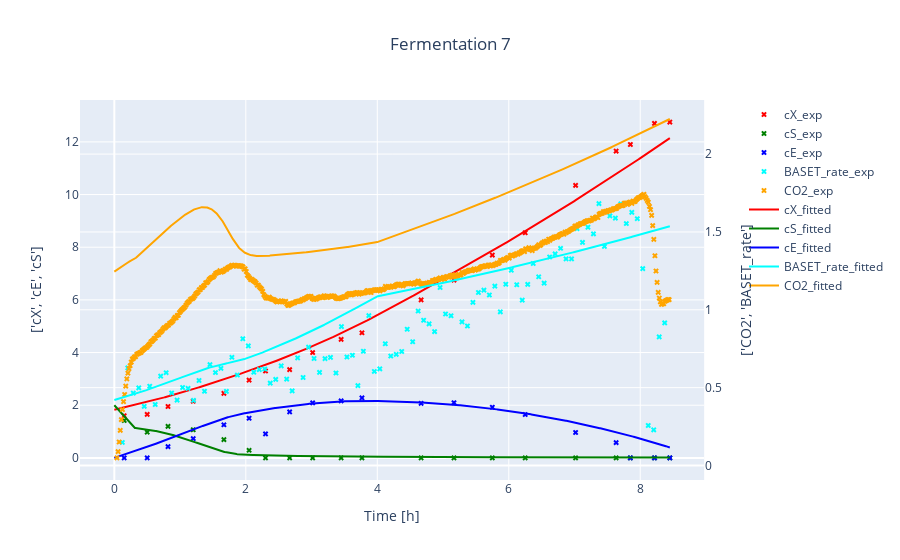

The cell this chart's notebook holds for it:
### Code cell
#simulate one single experiment in combination with its simulation (with estimated params)
# Data should be given either as an Experiment, a pd.DataFrame or as a list or dict with pd.DataFrame objects
a = Experiment(path, "F7")
o = yeast.simulate(a)          #max_step =10, method = "BDF", rtol = 10
visualize(a, o, suffix_1 = "_exp", suffix_2 = "_fitted", title = "Fermentation 7").show()

### Figure 1 — Plotly figure (JSON) as saved in the notebook; plotly's stock layout.template omitted (floating-point values rounded to 4 significant figures; data arrays with more than 128 entries replaced by an {"elided": "..."} marker saying what was removed)
{"data": [{"marker": {"color": "red", "size": 5, "symbol": "x"}, "mode": "markers", "name": "cX_exp", "type": "scatter", "x": [0, 0.15, 0.5, 0.8167, 1.2, 1.667, 2.05, 2.3, 2.667, 3.017, 3.45, 3.767, 4.667, 5.167, 5.75, 6.25, 7.017, 7.633, 7.85, 8.217, 8.45], "xaxis": "x", "y": [null, 1.6, 1.65, 1.95, 2.15, 2.45, 2.95, 3.3, 3.35, 4, 4.5, 4.75, 6, 6.75, 7.7, 8.55, 10.35, 11.65, 11.9, 12.7, 12.75], "yaxis": "y"}, {"marker": {"color": "green", "size": 5, "symbol": "x"}, "mode": "markers", "name": "cS_exp", "type": "scatter", "x": [0, 0.15, 0.5, 0.8167, 1.2, 1.667, 2.05, 2.3, 2.667, 3.017, 3.45, 3.767, 4.667, 5.167, 5.75, 6.25, 7.017, 7.633, 7.85, 8.217, 8.45], "xaxis": "x", "y": [null, 1.419, 0.9746, 1.198, 1.068, 0.6934, 0.2877, 0, 0, 0, 0, 0, 0, 0, 0, 0, 0, 0, 0, 0, 0], "yaxis": "y"}, {"marker": {"color": "blue", "size": 5, "symbol": "x"}, "mode": "markers", "name": "cE_exp", "type": "scatter", "x": [0, 0.15, 0.5, 0.8167, 1.2, 1.667, 2.05, 2.3, 2.667, 3.017, 3.45, 3.767, 4.667, 5.167, 5.75, 6.25, 7.017, 7.633, 7.85, 8.217, 8.45], "xaxis": "x", "y": [null, 0, 0, 0.428, 0.7334, 1.257, 1.504, 0.9111, 1.747, 2.091, 2.164, 2.277, 2.069, 2.095, 1.923, 1.645, 0.9623, 0.5794, 0, 0, 0], "yaxis": "y"}, {"marker": {"color": "cyan", "size": 5, "symbol": "x"}, "mode": "markers", "name": "BASET_rate_exp", "type": "scatter", "x": [0.03833, 0.1217, 0.205, 0.2883, 0.3717, 0.455, 0.5383, 0.6217, 0.705, 0.7883, 0.8717, 0.955, 1.038, 1.122, 1.205, 1.288, 1.372, 1.455, 1.538, 1.622, 1.705, 1.788, 1.872, 1.955, 2.038, 2.122, 2.205, 2.288, 2.372, 2.455, 2.538, 2.622, 2.705, 2.788, 2.872, 2.955, 3.038, 3.122, 3.205, 3.288, 3.372, 3.455, 3.538, 3.622, 3.705, 3.788, 3.872, 3.955, 4.038, 4.122, 4.205, 4.288, 4.372, 4.455, 4.538, 4.622, 4.705, 4.788, 4.872, 4.955, 5.038, 5.122, 5.205, 5.288, 5.372, 5.455, 5.538, 5.622, 5.705, 5.788, 5.872, 5.955, 6.038, 6.122, 6.205, 6.288, 6.372, 6.455, 6.538, 6.622, 6.705, 6.788, 6.872, 6.955, 7.038, 7.122, 7.205, 7.288, 7.372, 7.455, 7.538, 7.622, 7.705, 7.788, 7.872, 7.955, 8.038, 8.122, 8.205, 8.288, 8.372], "xaxis": "x", "y": [null, 0.148, 0.627, 0.465, 0.499, 0.38, 0.509, 0.392, 0.574, 0.596, 0.466, 0.42, 0.501, 0.495, 0.418, 0.546, 0.477, 0.648, 0.597, 0.624, 0.476, 0.695, 0.581, 0.814, 0.768, 0.599, 0.616, 0.62, 0.529, 0.553, 0.64, 0.555, 0.479, 0.691, 0.565, 0.76, 0.687, 0.598, 0.686, 0.694, 0.594, 0.892, 0.697, 0.708, 0.513, 0.734, 0.963, 0.604, 0.621, 0.782, 0.703, 0.714, 0.732, 0.875, 0.795, 0.992, 0.933, 0.91, 0.86, 1.143, 0.973, 0.962, 1.205, 0.922, 0.896, 1.048, 1.111, 1.126, 1.095, 1.152, 0.987, 1.164, 1.254, 1.161, 1.062, 1.163, 1.297, 1.212, 1.171, 1.339, 1.359, 1.395, 1.327, 1.327, 1.521, 1.433, 1.53, 1.488, 1.682, 1.407, 1.603, 1.589, 1.68, 1.554, 1.626, 1.585, 1.264, 0.257, 0.229, 0.826, 0.916], "yaxis": "y2"}, {"marker": {"color": "orange", "size": 5, "symbol": "x"}, "mode": "markers", "name": "CO2_exp", "type": "scatter", "x": {"elided": "505 float values"}, "xaxis": "x", "y": {"elided": "505 float values"}, "yaxis": "y2"}, {"marker": {"color": "red", "size": 5, "symbol": "x"}, "mode": "lines", "name": "cX_fitted", "type": "scatter", "x": {"elided": "1000 float values"}, "xaxis": "x", "y": {"elided": "1000 float values"}, "yaxis": "y"}, {"marker": {"color": "green", "size": 5, "symbol": "x"}, "mode": "lines", "name": "cS_fitted", "type": "scatter", "x": {"elided": "1000 float values"}, "xaxis": "x", "y": {"elided": "1000 float values"}, "yaxis": "y"}, {"marker": {"color": "blue", "size": 5, "symbol": "x"}, "mode": "lines", "name": "cE_fitted", "type": "scatter", "x": {"elided": "1000 float values"}, "xaxis": "x", "y": {"elided": "1000 float values"}, "yaxis": "y"}, {"marker": {"color": "cyan", "size": 5, "symbol": "x"}, "mode": "lines", "name": "BASET_rate_fitted", "type": "scatter", "x": {"elided": "1000 float values"}, "xaxis": "x", "y": {"elided": "1000 float values"}, "yaxis": "y2"}, {"marker": {"color": "orange", "size": 5, "symbol": "x"}, "mode": "lines", "name": "CO2_fitted", "type": "scatter", "x": {"elided": "1000 float values"}, "xaxis": "x", "y": {"elided": "1000 float values"}, "yaxis": "y2"}], "layout": {"legend": {"x": 1}, "title": {"text": "Fermentation 7", "x": 0.5}, "xaxis": {"anchor": "y", "domain": [0, 0.94], "title": {"text": "Time [h]"}}, "yaxis": {"anchor": "x", "domain": [0, 1], "title": {"standoff": 20, "text": "['cX', 'cE', 'cS']"}}, "yaxis2": {"anchor": "x", "overlaying": "y", "side": "right", "title": {"standoff": 20, "text": "['CO2', 'BASET_rate']"}}}}
